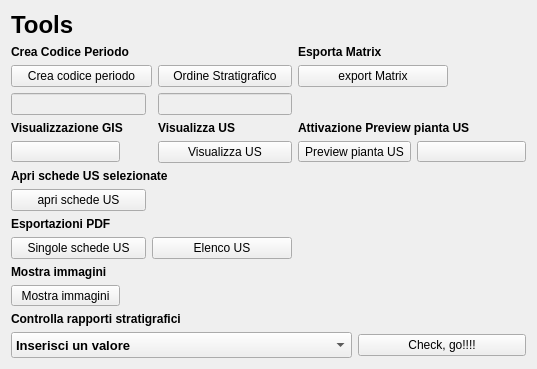
       <widget class="QWidget" name="tab_4">
        <attribute name="title">
         <string>Tools</string>
        </attribute>
        <layout class="QGridLayout" name="gridLayout_8">
         <item row="0" column="0">
          <widget class="QLabel" name="label_36">
           <property name="font">
            <font>
             <pointsize>18</pointsize>
             <weight>75</weight>
             <bold>true</bold>
            </font>
           </property>
           <property name="text">
            <string>Tools</string>
           </property>
          </widget>
         </item>
         <item row="1" column="0">
          <widget class="QLabel" name="label_47">
           <property name="font">
            <font>
             <weight>75</weight>
             <bold>true</bold>
            </font>
           </property>
           <property name="text">
            <string>Crea Codice Periodo</string>
           </property>
          </widget>
         </item>
         <item row="1" column="3" colspan="2">
          <widget class="QLabel" name="label_45">
           <property name="font">
            <font>
             <weight>75</weight>
             <bold>true</bold>
            </font>
           </property>
           <property name="text">
            <string>Esporta Matrix</string>
           </property>
          </widget>
         </item>
         <item row="2" column="0" colspan="2">
          <widget class="QPushButton" name="pushButton_crea_codice_periodo">
           <property name="maximumSize">
            <size>
             <width>150</width>
             <height>16777215</height>
            </size>
           </property>
           <property name="font">
            <font>
             <pointsize>9</pointsize>
            </font>
           </property>
           <property name="toolTip">
            <string>Show Selcted Features</string>
           </property>
           <property name="text">
            <string>Crea codice periodo</string>
           </property>
           <property name="icon">
            <iconset>
             <normaloff>:/images/sheet.png</normaloff>:/images/sheet.png</iconset>
           </property>
          </widget>
         </item>
         <item row="2" column="2">
          <widget class="QPushButton" name="pushButton_orderLayers">
           <property name="font">
            <font>
             <pointsize>9</pointsize>
            </font>
           </property>
           <property name="text">
            <string>Ordine Stratigrafico</string>
           </property>
          </widget>
         </item>
         <item row="2" column="3" colspan="3">
          <widget class="QPushButton" name="pushButton_export_matrix">
           <property name="maximumSize">
            <size>
             <width>150</width>
             <height>16777215</height>
            </size>
           </property>
           <property name="font">
            <font>
             <pointsize>9</pointsize>
            </font>
           </property>
           <property name="toolTip">
            <string>Export PDF</string>
           </property>
           <property name="text">
            <string>export Matrix</string>
           </property>
           <property name="icon">
            <iconset>
             <normaloff>:/images/sheet.png</normaloff>:/images/sheet.png</iconset>
           </property>
          </widget>
         </item>
         <item row="3" column="0">
          <widget class="QLineEdit" name="lineEdit_codice_periodo">
           <property name="enabled">
            <bool>false</bool>
           </property>
          </widget>
         </item>
         <item row="3" column="2">
          <widget class="QLineEdit" name="lineEditOrderLayer">
           <property name="enabled">
            <bool>false</bool>
           </property>
          </widget>
         </item>
         <item row="4" column="0">
          <widget class="QLabel" name="label_38">
           <property name="font">
            <font>
             <weight>75</weight>
             <bold>true</bold>
            </font>
           </property>
           <property name="text">
            <string>Visualizzazione GIS</string>
           </property>
          </widget>
         </item>
         <item row="4" column="2">
          <widget class="QLabel" name="label_46">
           <property name="font">
            <font>
             <weight>75</weight>
             <bold>true</bold>
            </font>
           </property>
           <property name="text">
            <string>Visualizza US</string>
           </property>
          </widget>
         </item>
         <item row="4" column="3" colspan="3">
          <widget class="QLabel" name="label_39">
           <property name="font">
            <font>
             <weight>75</weight>
             <bold>true</bold>
            </font>
           </property>
           <property name="text">
            <string>Attivazione Preview pianta US</string>
           </property>
          </widget>
         </item>
         <item row="5" column="0">
          <widget class="QToolButton" name="toolButtonGis">
           <property name="minimumSize">
            <size>
             <width>109</width>
             <height>0</height>
            </size>
           </property>
           <property name="toolTip">
            <string/>
           </property>
           <property name="text">
            <string/>
           </property>
           <property name="icon">
            <iconset>
             <normaloff>:/images/GIS.png</normaloff>:/images/GIS.png</iconset>
           </property>
           <property name="shortcut">
            <string>Ctrl+G</string>
           </property>
           <property name="checkable">
            <bool>true</bool>
           </property>
           <property name="checked">
            <bool>false</bool>
           </property>
           <property name="toolButtonStyle">
            <enum>Qt::ToolButtonTextOnly</enum>
           </property>
           <property name="arrowType">
            <enum>Qt::NoArrow</enum>
           </property>
          </widget>
         </item>
         <item row="5" column="2">
          <widget class="QPushButton" name="pushButton_showLayer">
           <property name="font">
            <font>
             <pointsize>9</pointsize>
            </font>
           </property>
           <property name="toolTip">
            <string>Show Selcted Features</string>
           </property>
           <property name="text">
            <string>Visualizza US</string>
           </property>
           <property name="icon">
            <iconset>
             <normaloff>:/images/sheet.png</normaloff>:/images/sheet.png</iconset>
           </property>
          </widget>
         </item>
         <item row="5" column="3" colspan="2">
          <widget class="QToolButton" name="toolButtonPreview">
           <property name="toolTip">
            <string/>
           </property>
           <property name="text">
            <string>Preview pianta US</string>
           </property>
           <property name="icon">
            <iconset>
             <normaloff>:/images/GIS.png</normaloff>:/images/GIS.png</iconset>
           </property>
           <property name="shortcut">
            <string>Ctrl+G</string>
           </property>
           <property name="checkable">
            <bool>true</bool>
           </property>
           <property name="checked">
            <bool>false</bool>
           </property>
           <property name="toolButtonStyle">
            <enum>Qt::ToolButtonTextOnly</enum>
           </property>
           <property name="arrowType">
            <enum>Qt::NoArrow</enum>
           </property>
          </widget>
         </item>
         <item row="5" column="5">
          <widget class="QToolButton" name="toolButtonPan">
           <property name="minimumSize">
            <size>
             <width>109</width>
             <height>0</height>
            </size>
           </property>
           <property name="toolTip">
            <string>Pan tool</string>
           </property>
           <property name="text">
            <string/>
           </property>
           <property name="icon">
            <iconset>
             <normaloff>:/images/mActionPan.png</normaloff>:/images/mActionPan.png</iconset>
           </property>
           <property name="shortcut">
            <string>Ctrl+G</string>
           </property>
           <property name="checkable">
            <bool>true</bool>
           </property>
           <property name="checked">
            <bool>false</bool>
           </property>
           <property name="toolButtonStyle">
            <enum>Qt::ToolButtonTextOnly</enum>
           </property>
           <property name="arrowType">
            <enum>Qt::NoArrow</enum>
           </property>
          </widget>
         </item>
         <item row="6" column="0" colspan="3">
          <widget class="QLabel" name="label_40">
           <property name="font">
            <font>
             <weight>75</weight>
             <bold>true</bold>
            </font>
           </property>
           <property name="text">
            <string>Apri schede US selezionate</string>
           </property>
          </widget>
         </item>
         <item row="7" column="0">
          <widget class="QPushButton" name="pushButton_showSelectedFeatures">
           <property name="font">
            <font>
             <pointsize>9</pointsize>
            </font>
           </property>
           <property name="toolTip">
            <string>Show Selcted Features</string>
           </property>
           <property name="text">
            <string>apri schede US</string>
           </property>
           <property name="icon">
            <iconset>
             <normaloff>:/images/sheet.png</normaloff>:/images/sheet.png</iconset>
           </property>
          </widget>
         </item>
         <item row="8" column="0">
          <widget class="QLabel" name="label_41">
           <property name="font">
            <font>
             <weight>75</weight>
             <bold>true</bold>
            </font>
           </property>
           <property name="text">
            <string>Esportazioni PDF</string>
           </property>
          </widget>
         </item>
         <item row="9" column="0">
          <widget class="QPushButton" name="pushButton_pdf_exp">
           <property name="font">
            <font>
             <pointsize>9</pointsize>
            </font>
           </property>
           <property name="toolTip">
            <string>Export PDF</string>
           </property>
           <property name="text">
            <string>Singole schede US</string>
           </property>
           <property name="icon">
            <iconset>
             <normaloff>:/images/sheet.png</normaloff>:/images/sheet.png</iconset>
           </property>
          </widget>
         </item>
         <item row="9" column="1" colspan="2">
          <widget class="QPushButton" name="pushButton_exp_index_us">
           <property name="font">
            <font>
             <pointsize>9</pointsize>
            </font>
           </property>
           <property name="text">
            <string>Elenco US</string>
           </property>
           <property name="icon">
            <iconset>
             <normaloff>:/images/sheet.png</normaloff>:/images/sheet.png</iconset>
           </property>
          </widget>
         </item>
         <item row="10" column="0">
          <widget class="QLabel" name="label_44">
           <property name="font">
            <font>
             <weight>75</weight>
             <bold>true</bold>
            </font>
           </property>
           <property name="text">
            <string>Mostra immagini</string>
           </property>
          </widget>
         </item>
         <item row="11" column="0">
          <widget class="QToolButton" name="toolButtonPreviewMedia">
           <property name="minimumSize">
            <size>
             <width>109</width>
             <height>0</height>
            </size>
           </property>
           <property name="text">
            <string>Mostra immagini</string>
           </property>
           <property name="icon">
            <iconset>
             <normaloff>:/images/photo.png</normaloff>:/images/photo.png</iconset>
           </property>
           <property name="checkable">
            <bool>true</bool>
           </property>
          </widget>
         </item>
         <item row="12" column="0" colspan="3">
          <widget class="QLabel" name="label_70">
           <property name="font">
            <font>
             <weight>75</weight>
             <bold>true</bold>
            </font>
           </property>
           <property name="text">
            <string>Controlla rapporti stratigrafici</string>
           </property>
          </widget>
         </item>
         <item row="13" column="0" colspan="4">
          <widget class="QComboBox" name="comboBox_sito_rappcheck">
           <property name="enabled">
            <bool>true</bool>
           </property>
           <property name="minimumSize">
            <size>
             <width>341</width>
             <height>26</height>
            </size>
           </property>
           <property name="font">
            <font>
             <pointsize>10</pointsize>
             <weight>75</weight>
             <bold>true</bold>
            </font>
           </property>
           <property name="mouseTracking">
            <bool>true</bool>
           </property>
           <property name="editable">
            <bool>false</bool>
           </property>
           <property name="maxVisibleItems">
            <number>99999</number>
           </property>
           <property name="maxCount">
            <number>2147483647</number>
           </property>
           <item>
            <property name="text">
             <string>Inserisci un valore</string>
            </property>
           </item>
          </widget>
         </item>
         <item row="13" column="4" colspan="2">
          <widget class="QPushButton" name="pushButton_rapp_check">
           <property name="font">
            <font>
             <pointsize>9</pointsize>
            </font>
           </property>
           <property name="toolTip">
            <string>Export PDF</string>
           </property>
           <property name="text">
            <string>Check, go!!!!</string>
           </property>
           <property name="icon">
            <iconset>
             <normaloff>:/images/sheet.png</normaloff>:/images/sheet.png</iconset>
           </property>
          </widget>
         </item>
        </layout>
       </widget>
